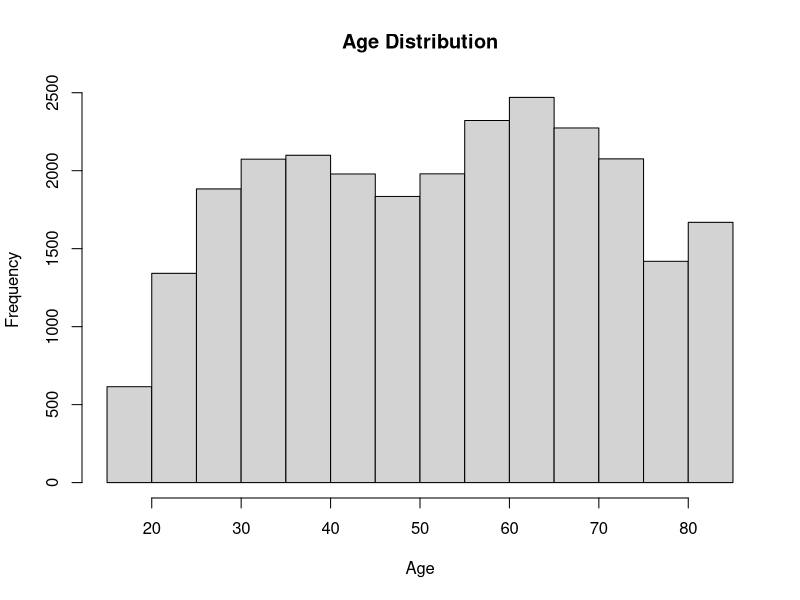
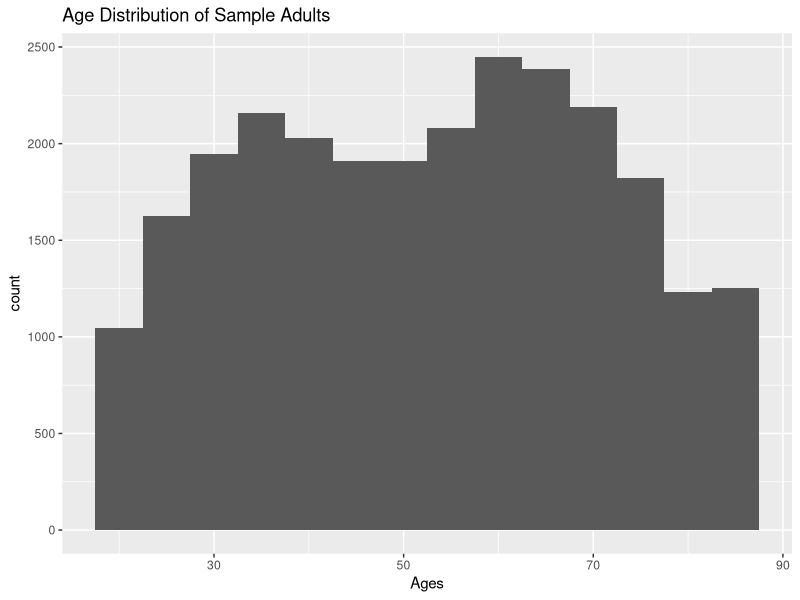
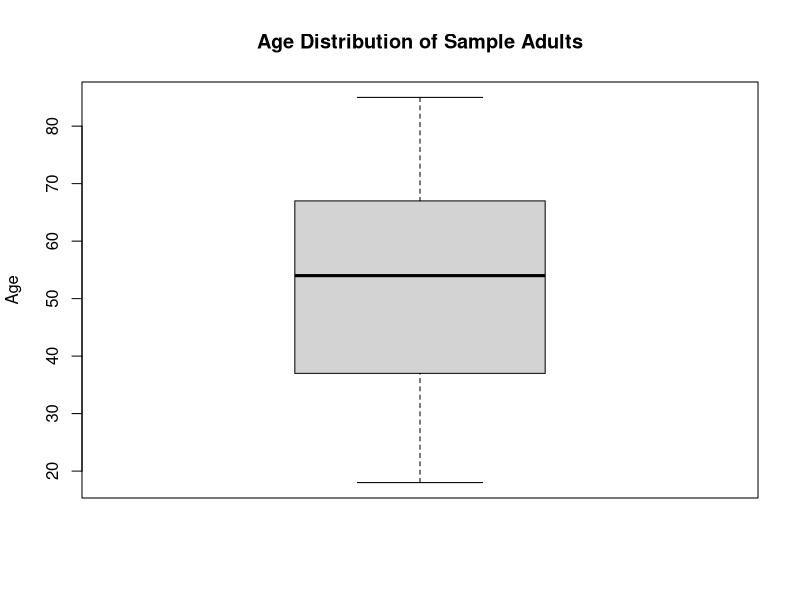
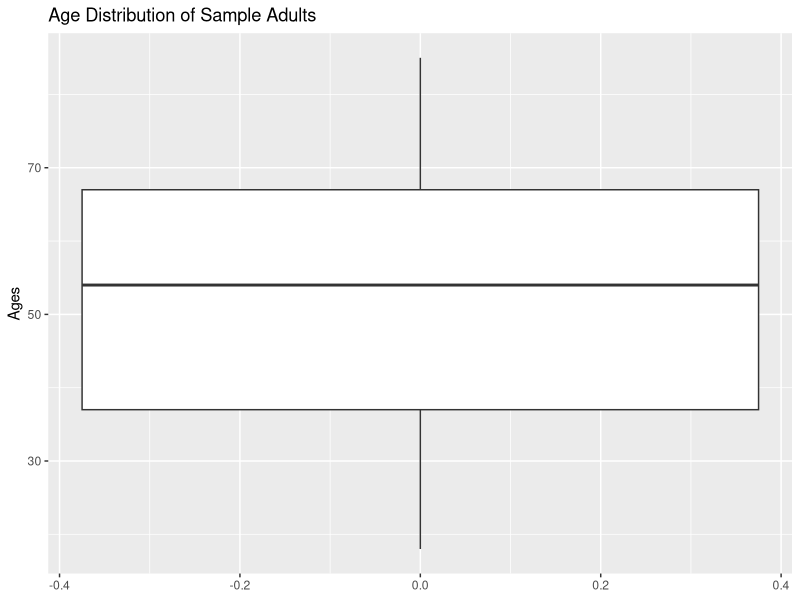
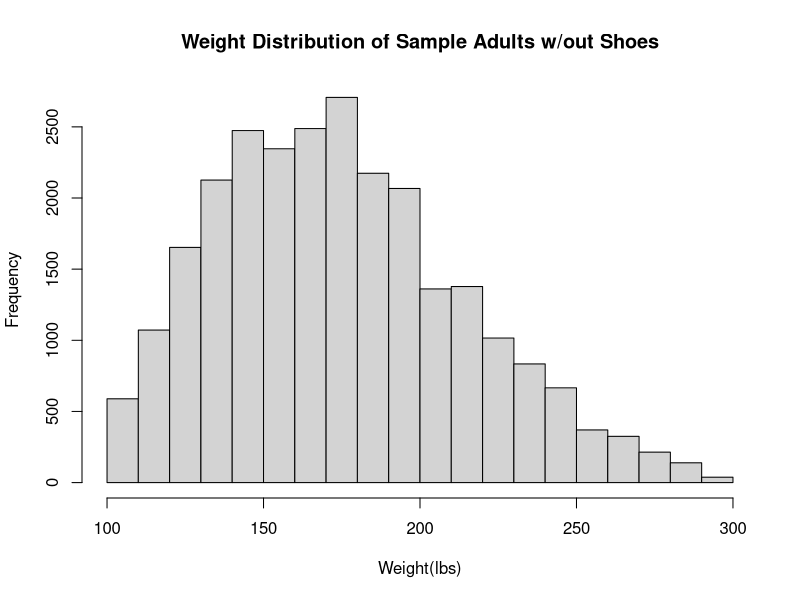
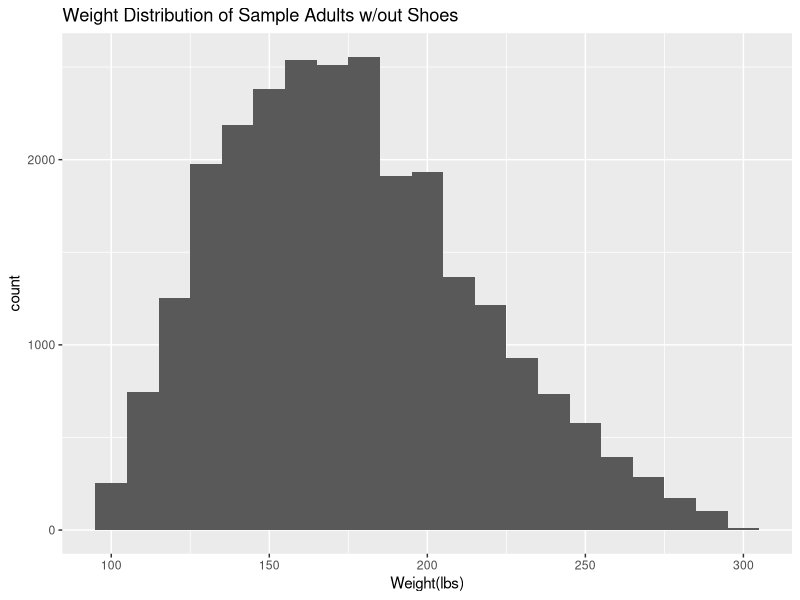
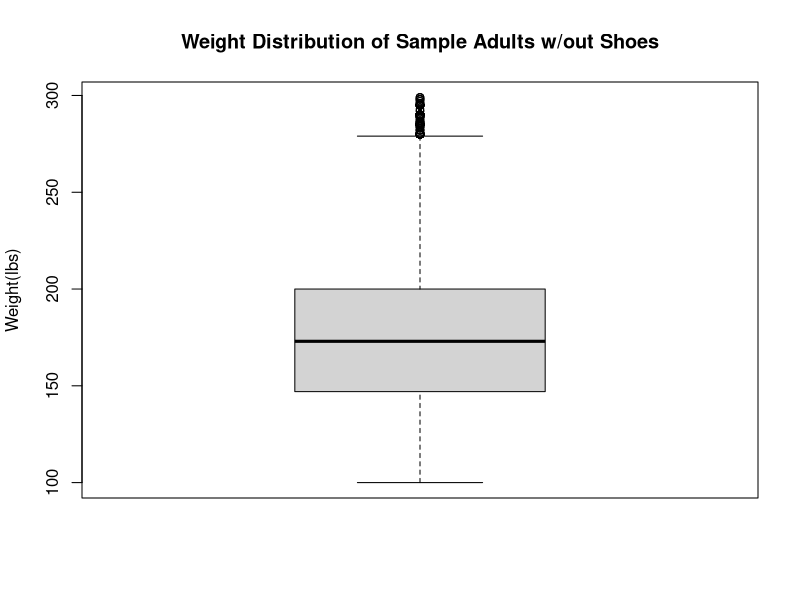
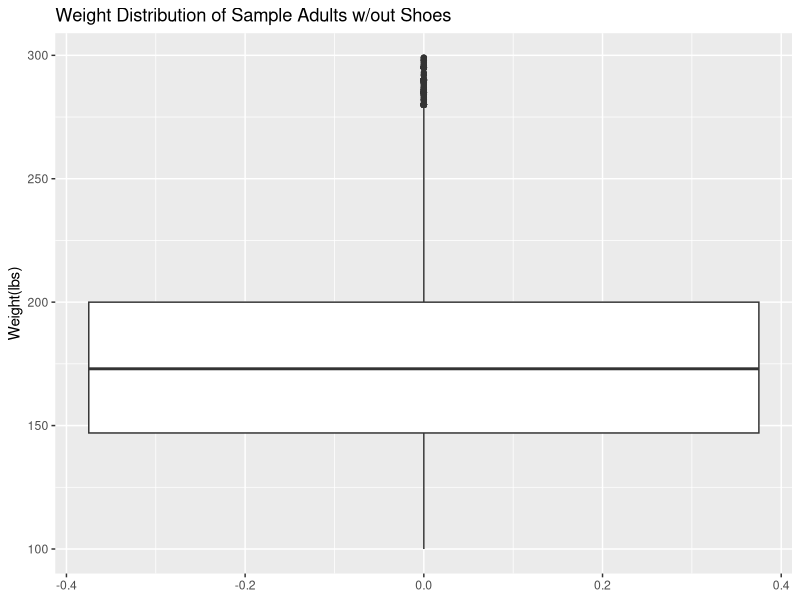

R code for these plots, in order:
"Day 3: Task 1: Univariate & Bivariate Analysis & Visualization"

library(tidyverse) #loading tidyverse package 
library(fBasics)

nhis_clean <- read_csv("data/nhis_clean.csv") #loading nhis_clean data into R

"Quantitative Variables"

#AgeP_A (Age)
summary(nhis_clean$AGEP_A) #summary stats for age 
sd(nhis_clean$AGEP_A) #standard deviation for age 

#Base histogram AGEP_A
hist(nhis_clean$AGEP_A, main = "Age Distribution",xlab="Age")

#ggplot histogram AGEP_A
ggplot(nhis_clean,aes(x=AGEP_A)) + #x axis will be Age 
  geom_histogram(binwidth = 5) + #data will be distributed among 5 bins
  xlab("Ages") + #x axis title 
  ggtitle("Age Distribution of Sample Adults") #chart title  

"Interpretation: The age distribution spans from approximately 18 to 80 years which demonstrates a wide range of ages in the sample. The graph shows a higher concentration of individuals in the middle-to-older age groups, mainly between 50-70 years with a peak around early 60s. Overall, the distribution demonstrates considerable variability with a small tendency toward older ages."

#Base boxplot of AGEP_A
boxplot(nhis_clean$AGEP_A, main = "Age Distribution of Sample Adults", ylab = "Age") 

#ggplot boxplot of AGEP_A
ggplot(nhis_clean, aes(y=AGEP_A)) + #y axis will be age values 
  geom_boxplot() + #identifying boxplot
  ggtitle("Age Distribution of Sample Adults") + #chart title
  ylab("Ages") #y axis title

"Interpretation: The boxplots demonstrate that the median age of participants is around mid-50s, resulting in a relatively older sample. The overall age range spans from slightly below 20 to around 80 years of age. The distribution appears slightly left-skewed, with a somewhat greater spread among older ages and no significant outliers are observed."
 
#WEIGHTLBTC_A (Weight w/out shoes)
summary(nhis_clean$WEIGHTLBTC_A) #Summary stat for weight w/o shoes
sd(nhis_clean$WEIGHTLBTC_A) #standard dev for weight w/o shoes 

basicStats(nhis_clean$WEIGHTLBTC_A) #summary stat for weight w/o shoes 

#Base histogram WEIGHTLBTC_A
hist(nhis_clean$WEIGHTLBTC_A, main = "Weight Distribution of Sample Adults w/out Shoes",xlab="Weight(lbs)")

#ggplot histogram WEIGHTLBTC_A
ggplot(nhis_clean,aes(x=WEIGHTLBTC_A)) + #x axis will be weight 
  geom_histogram(binwidth = 10) + #data will be distributed among 10 bins
  xlab("Weight(lbs)") + #x axis title 
  ggtitle("Weight Distribution of Sample Adults w/out Shoes") #chart title  

"Interpretation: The weight distribution ranges from approximately 100 to around 300 pounds, indicating a wide range of weights in the sample. The graph shows a positive skew, with a higher concentration of individuals weighing 130 to 200 pounds, mainly 140 to 190, peaking at 170. Overall, the distribution shows considerable variability with slight outliers."

#Base boxplot of WEIGHTLBTC_A
boxplot(nhis_clean$WEIGHTLBTC_A, main = "Weight Distribution of Sample Adults w/out Shoes", ylab = "Weight(lbs)") 

#ggplot boxplot of WEIGHTLBTC_A
ggplot(nhis_clean, aes(y=WEIGHTLBTC_A)) + #y axis will be weight values
  geom_boxplot() + #identidying boxplot
  ggtitle("Weight Distribution of Sample Adults w/out Shoes") + #chart title
  ylab("Weight(lbs)") #y axis title 

"Interpretation: The boxplots show that the median weight of participants is about 180 pounds, indicating this is the typical weight in this sample. Overall, weights range from 100 to about 300 pounds, but most adults cluster between 150 and 200 pounds. A few heavier individuals pull the distribution slightly to the right."

#HEIGHTTTC_A (Heigh in Inches)
basicStats(nhis_clean$HEIGHTTC_A) #summary stat for total height in inches  

#Base histogram HEIGHTTTC_A
hist(nhis_clean$HEIGHTTC_A, main = "Height Distribution of Sample Adults",xlab="Total Height in Inches")

#ggplot histogram HEIGHTTTC_A
ggplot(nhis_clean,aes(x=HEIGHTTC_A)) + #x axis will be total height in inches 
  geom_histogram(binwidth = 2) + #data will be distributed among 2 bins
  xlab("Total Height in Inches") + #x axis title 
  ggtitle("Height Distribution of Sample Adults") #chart title  

"Interpretation: The height distribution ranges from approximately 60 to about 75 inches, indicating substantial variability in the sample. The graph shows a higher concentration of individuals measuring 62 to 70 inches, with a peak at 63 inches. Overall, the distribution is slightly skewed to the right, but it appears fairly balanced."

#Base boxplot of HEIGHTTTC_A
boxplot(nhis_clean$HEIGHTTC_A, main="Total Height Distribution in Inches of Sample Adults", ylab = "Height(in.)") 

#ggplot boxplot of HEIGHTTTC_A
ggplot(nhis_clean, aes(y=HEIGHTTC_A)) + #y axis will be height values
  geom_boxplot() + #identidying boxplot
  ggtitle("Height Distribution of Sample Adults") + #chart title
  ylab("Total Height in Inches") #y axis title 

"Interpretation: Overall, heights range from about 60 to about 75 inches, but most adults cluster between 65 and 70 inches. The boxplots show that the median height is about 66 inches, indicating this is the typical height in this sample. The median is slightly closer to the lower quartile, and the upper whisker is a bit longer, suggesting a mild right skew; however, the distribution looks fairly balanced overall."

"Qualitative Variables"

#SEX_A (Gender)

nhis_clean$SEX_A <- factor(nhis_clean$SEX_A, #creating categorical data to a factor 
                           levels = c(1,2), #identifying the values w/in data
                           labels = c("Males","Females")) #relabeling the values w/corresponding label

sex_a_freq_table <- table(nhis_clean$SEX_A) #creating frequency table of sex_a variable 

sex_a_freq_table #printing out the sex_a frequency table 

barplot(sex_a_freq_table, #indicating r base barplot of sex_a variable through freq table 
        main = "Distibution of Sex Among Adult Sample", #chart title
        xlab = "Sex", #x axis title
        ylab = "Frequency", #y axis title
        col = c("lightblue","lightpink")) #bar plot colors 

sex_a_freq_df <- as.data.frame(sex_a_freq_table) #converting freq table to a data frame for ggplot 

ggplot(sex_a_freq_df, aes(x=Var1,y=Freq)) + #using ggplot & the data frame, indicating x as the variables and y as the frequency
  geom_bar(stat = "identity",fill ="purple") + #indicating bar plot
  labs(title = "Distribution of Sex Among Adult Sample", #chart title
       x = "Sex", #x axis title
       y = "Frequency") #y axis title

"Interpretation: The sample shows that there are more female participants than male participants, with 14,070 and 11,967, respectively." 

#HISPALLP_A (Race/Ethnicity)

nhis_clean$HISPALLP_A <- factor(nhis_clean$HISPALLP_A, #creating categorical data to a factor 
                           levels = c(1,2,3,4,5,6,7), #identifying the values w/in data
                           labels = c("Hispanic","NHWhite","NHAA","NHAsian Only","NHAIAN","NHAIAN&Other","Other")) #relabeling the values w/corresponding label

hispallp_a_freq_table <- table(nhis_clean$HISPALLP_A) #creating frequency table of HISPALLPa variable 

hispallp_a_freq_table #printing out the hispallp_a frequency table 

barplot(hispallp_a_freq_table, #indicating r base barplot of hispallp_a variable through freq table 
        main = "Distibution of Race/Ethnicity Among Adult Sample", #chart title
        xlab = "Race/Ethniticy", #x axis title
        ylab = "Frequency", #y axis title
        col = terrain.colors(7), #bar plot colors 
        cex.names = 0.6) #label size

hispallp_a_freq_df <- as.data.frame(hispallp_a_freq_table) #converting freq table to a data frame for ggplot 

ggplot(hispallp_a_freq_df, aes(x=Var1,y=Freq)) + #using ggplot & the data frame, indicating x as the variables and y as the frequency
  geom_bar(stat = "identity",fill ="lightgreen") + #indicating bar plot
  labs(title = "Distribution of Race/Ethnicity Among Adult Sample", #chart title
       x = "Race/Ethnicity", #x axis title
       y = "Frequency") #y axis title

"Interpretation: The sample consists mostly of Non-Hispanic White individuals, representing 17,617 of the sample. Hispanic participants were the second most represented in the sample, comprising 3,533 participants. Non-Hispanic African Americans and Non-Hispanic Asians had similar representation, with 2645 and 1564, respectively. Lastly, Non-Hispanic American Indian and Alaska Native, Non-Hispanic American Indian and Alaska Native and Other, and Other were the least represented in the sample."

#EDUCP_A (Education Level)

"EDCUP_A was already recoded and turned into a factor in previous task"

educp_a_freq_table <- table(nhis_clean$EDUCP_A) #creating frequency table of EDUCP_A variable 

educp_a_freq_table #printing out the educp_a frequency table 

barplot(educp_a_freq_table, #indicating r base barplot of educp_a variable through freq table 
        main = "Distibution of Education Level Among Adult Sample", #chart title
        xlab = "Education Level", #x axis title
        ylab = "Frequency", #y axis title
        col = rainbow(4), #bar plot colors 
        cex.names = 0.6) #label size

educp_a_freq_df <- as.data.frame(educp_a_freq_table) #converting freq table to a data frame for ggplot 

ggplot(educp_a_freq_df, aes(x=Var1,y=Freq)) + #using ggplot & the data frame, indicating x as the variables and y as the frequency
  geom_bar(stat = "identity",fill ="blue") + #indicating bar plot
  labs(title = "Distribution of Education Level Among Adult Sample", #chart title
       x = "Race/Ethnicity", #x axis title
       y = "Frequency") + #yaxis title 
  theme(axis.text.x = element_text(size = 9, angle = 45, hjust = 1)) #adjusts labels on x axis

"Interpretation: The majority of the participants are educated because most of the sample are college graduates or better, and the second most represented group obtained some college education. High school graduates were the third most represented group, and the least represented group had less than a high school education."

#PHSTAT_A (General Health)

nhis_clean$PHSTAT_A<- factor(nhis_clean$PHSTAT_A, #creating categorical data to a factor 
                                levels = c(1,2,3,4,5), #identifying the values w/in data
                                labels = c("Excellent","Very Good","Good","Fair","Poor")) #relabeling the values w/corresponding label

phstat_a_freq_table <- table(nhis_clean$PHSTAT_A) #creating frequency table of PHSTAT_A variable 

phstat_a_freq_table #printing out the phstat_a frequency table 

barplot(phstat_a_freq_table, #indicating r base barplot of phstat_a variable through freq table 
        main = "Distibution of Health Status Among Adult Sample", #chart title
        xlab = "General Health Status", #x axis title
        ylab = "Frequency", #y axis title
        col = topo.colors(5), #bar plot colors 
        cex.names = 0.8) #label size

phstat_a_freq_df <- as.data.frame(phstat_a_freq_table) #converting freq table to a data frame for ggplot 

ggplot(phstat_a_freq_df, aes(x=Var1,y=Freq)) + #using ggplot & the data frame, indicating x as the variables and y as the frequency
  geom_bar(stat = "identity",fill ="gray") + #indicating bar plot
  labs(title = "Distribution of Health Status Among Adult Sample", #chart title
       x = "General Health Status", #x axis title
       y = "Frequency") #y axis title

"Interpretation: The majority of the participants report having a very good health status, with most rating their health as “very good” to “good.” The third most represented group reported an “excellent” health status, and “fair” and “poor” were reported to be fourth and fifth, respectively."

#LSATIS4R_A (Quality of Life)

nhis_clean$LSATIS4R_A<- factor(nhis_clean$LSATIS4R_A, #creating categorical data to a factor 
                             levels = c(1,2,3,4), #identifying the values w/in data
                             labels = c("Very Satisfied","Satisfied","Dissatisfied","Very Dissatisfied")) #relabeling the values w/corresponding label

lsatis4r_a_freq_table <- table(nhis_clean$LSATIS4R_A) #creating frequency table of LSATIS4R_A variable 

lsatis4r_a_freq_table #printing out the lsatis4r_a frequency table 

barplot(lsatis4r_a_freq_table, #indicating r base barplot of lsatis4r_a variable through freq table 
        main = "Distibution of Quality of Life Among Adult Sample", #chart title
        xlab = "Quality of Life", #x axis title
        ylab = "Frequency", #y axis title
        col = heat.colors(4), #bar plot colors 
        cex.names = 0.8) #label size

lstatis4r_a_freq_df <- as.data.frame(lsatis4r_a_freq_table) #converting freq table to a data frame for ggplot 

ggplot(lstatis4r_a_freq_df, aes(x=Var1,y=Freq)) + #using ggplot & the data frame, indicating x as the variables and y as the frequency
  geom_bar(stat = "identity",fill = "orange") + #indicating bar plot
  labs(title = "Distribution of Quality of Life Among Adult Sample", #chart title
       x = "Quality of Life", #x axis title
       y = "Frequency") #y axis title

"Interpretation: The sample reports a high quality of life, with the majority of participants rating their lives as “very satisfied” or “satisfied.” Very few participants reported their lives as “dissatisfied” or “very dissatisfied."
